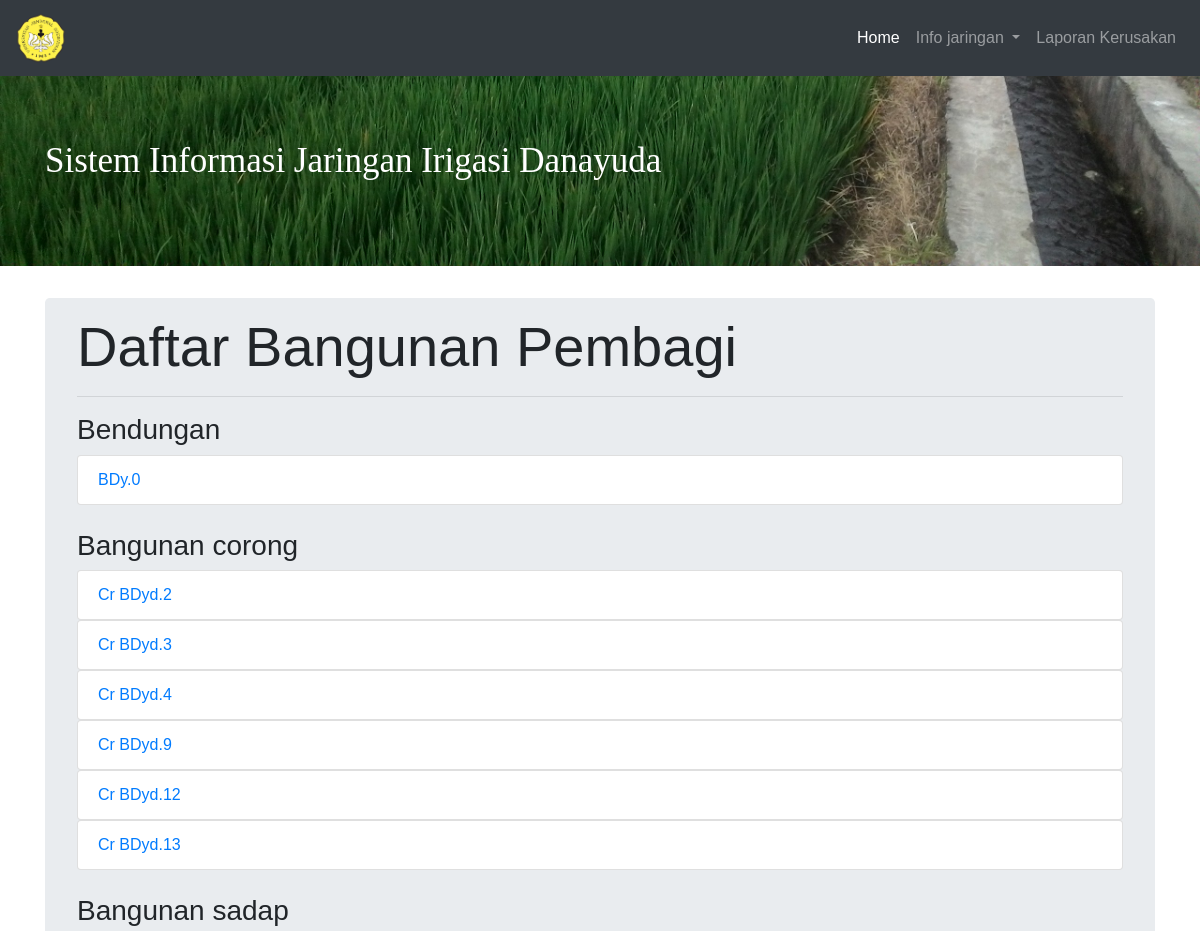
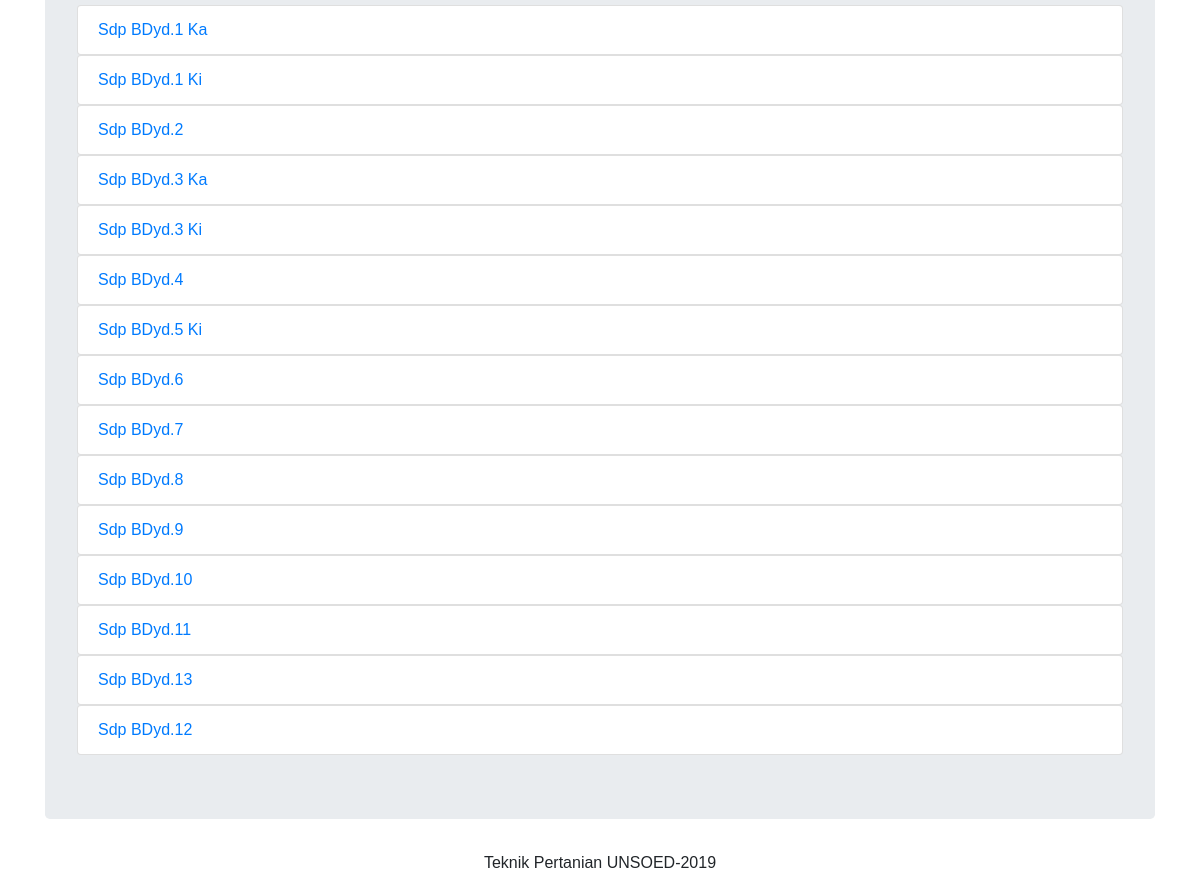
The app's page /jar_irigasi/listbangunan/ with its own data (2 pictures, top to bottom).
### jar_irigasi/models.py (models this page shows, shortened)
class Bangunan_bendung(models.Model):
    BANGUNANBENDUNG = 'Bangunan Bendung'
    Pilihan_Categori = ((BANGUNANBENDUNG, 'BANGUNAN BENDUNG'),)
    nama            = models.CharField(max_length=100)
    slug            = models.SlugField(blank=True, null=True)
    category        = models.CharField(max_length=100,blank=True, choices=Pilihan_Categori, default=BANGUNANBENDUNG)
    letak           = models.CharField(max_length=50)
    foto1           = models.ImageField(default='noPic.png', blank=True)
    foto2           = models.ImageField(default='noPic.png', blank=True)
    foto3           = models.ImageField(default='noPic.png', blank=True)
    latitude                   = models.FloatField(null=True)
    longitude                   = models.FloatField(null=True)

class Bangunan_corong (models.Model):
    BANGUNANCORONG = 'Bangunan Corong'
    Pilihan_Categori = ((BANGUNANCORONG, 'BANGUNAN CORONG'),)
    nama 			= models.CharField(max_length=100)
    category 		= models.CharField(max_length=100,blank=True, choices=Pilihan_Categori, default=BANGUNANCORONG)
    slug 			= models.SlugField(blank=True, null=True)
    debit 			= models.CharField(max_length=20)
    luas_terairi 	= models.CharField(max_length=20)
    letak 			= models.CharField(max_length=50)
    foto1           = models.ImageField(default='noPic.png', blank=True)
    foto2           = models.ImageField(default='noPic.png', blank=True)
    foto3           = models.ImageField(default='noPic.png', blank=True)
    latitude                   = models.FloatField(null=True)
    longitude                   = models.FloatField(null=True)

class Bangunan_sadap (models.Model):
    BANGUNANSADAP = 'Bangunan Sadap'
    Pilihan_Categori 		= ((BANGUNANSADAP, 'BANGUNAN SADAP'),)
    nama	 				= models.CharField(max_length=100)
    category 				= models.CharField(max_length=100,blank=True, choices=Pilihan_Categori, default=BANGUNANSADAP)
    slug 					= models.SlugField(blank=True, null=True)
    debit 					= models.CharField(max_length=20)
    luas_terairi 			= models.CharField(max_length=20)
    letak 					= models.CharField(max_length=50)
    foto1                   = models.ImageField(default='noPic.png', blank=True)
    foto2                   = models.ImageField(default='noPic.png', blank=True)
    foto3                   = models.ImageField(default='noPic.png', blank=True)
    latitude                   = models.FloatField(null=True)
    longitude                   = models.FloatField(null=True)

### jar_irigasi/views.py (the view)
def listBangunan(request):
	corongs	= Bangunan_corong.objects.all()
	sadaps 	= Bangunan_sadap.objects.all()
	bendungs = Bangunan_bendung.objects.all()
	corong_seri = serialize('json', corongs)
	sadap_seri = serialize('json', sadaps)
	bendung_seri = serialize('json', bendungs)
	context = {
		'Tittle':'Sistem Informasi Jaringan Irigasi Danayuda',
		'Heading':'Selamat Datang',
		'Subheading':'Menampilkan informasi bangunan irigasi',
		'Corongs': corongs,
		'Sadaps': sadaps,
		'sadap_json': json.dumps(sadap_seri),
		'corong_json': json.dumps(corong_seri),
		'bendung_json': json.dumps(bendung_seri),
		'Bendungs' : bendungs
	}
	return render(request,'jar_irigasi/list_bangunan.html', context)

### jar_irigasi/templates/jar_irigasi/list_bangunan.html (shortened to what this page needs)
{% extends "base1.html" %}
{% load static %}
{% block header %}
<h1 class="display-4">{{Tittle}}</h1>
{% endblock header %}
{% block content %}
<div style="padding-top: 15px" class="jumbotron">
<div style="margin-top: 100px height:800px">
	<h1 class="display-4">Daftar Bangunan Pembagi</h1>
	<hr>
      <h3>Bendungan</h3>
      {% for bendungs in Bendungs  %}
      <ul class="list-group">
      <li class="list-group-item"><a href="{% url 'jar_irigasi:detBendung' bendungs.slug %}">{{bendungs.nama}}</a></li>
      </ul>
      {% endfor %}
      <br>
    <h3>Bangunan corong</h3>
      {% for corongs in Corongs  %}
      <ul class="list-group">
      <li class="list-group-item"><a href="{% url 'jar_irigasi:detCorong' corongs.slug %}">{{corongs.nama}}</a></li>
      </ul>
      {% endfor %}
      <br>
    <h3>Bangunan sadap</h3>
      {% for sadaps in Sadaps  %}
        <ul class="list-group">
        <li class="list-group-item"><a href="{% url 'jar_irigasi:detSadap' sadaps.slug %}">{{sadaps.nama}}</a></li>
        </ul>
      {% endfor %}
</div>
</div>
{% endblock content %}

### templates/base1.html (shortened to what this page needs)
{%load static%}
<!DOCTYPE html>
<html>
<head>
	<link rel="stylesheet" type="text/css" href="{%static "vendor/bootstrap/bootstrap.css"%}">
  <link rel="stylesheet" href="https://cdn.rawgit.com/openlayers/openlayers.github.io/master/en/v5.3.0/css/ol.css" type="text/css">
</head>
<body>
<nav class="navbar navbar-expand-md navbar-dark bg-dark" >
  <a class="navbar-brand" href="/">
  	<img height="50px" src="{% static "/img/logo_unsoed.png" %}">
  </a>
    <div class="collapse navbar-collapse" id="navbarNav">
    <ul class="navbar-nav ml-auto">
      <li class="nav-item active">
        <a class="nav-link" href="/">Home<span class="sr-only">(current)</span></a>
      </li>
          <li class="nav-item dropdown">
      <a class="nav-link dropdown-toggle" href="#" id="navbardrop" data-toggle="dropdown">
        Info jaringan
      </a>
    </li>
      <li class="nav-item">
        <a class="nav-link" href="/jar_irigasi/laporan/">Laporan Kerusakan</a>
      </li>
    </ul>
  </div>
</nav>
<div id="jumbo" class="jumbotron jumbotron-fluid">
  <div class="container">
  	{% block header %}
  	{% endblock header %}
  </div>
</div>
<div  id="cont" class="container-fluid">
    <div class="container">
      	{% block content %}
      	{% endblock content %}
    </div>
<footer>
            <div class="row">
                <div class="col-lg-12">
                    <p align="center">Teknik Pertanian UNSOED-2019</p>
                </div>
            </div>
        </footer>
</div>
</body>
</html>

### templates/base1.html (style rules this page uses)
#jumbo { height: 190px; background-image: url(http://localhost:8000/static/img/bg2.png); background-size: cover; background-repeat: no-repeat; background-position: bottom; }
#jumbo h1 { font-size:35px; font-family: verdana; color: white; }
body { font-family: Arial, Helvetica, sans-serif; }
.row:after { content: ""; display: table; clear: both; }
.active, .demo:hover { opacity: 1; }

### records on screen
Bangunan_bendung: nama "BDy.0"
Bangunan_corong: nama "Cr BDyd.2"
Bangunan_corong: nama "Cr BDyd.3"
Bangunan_corong: nama "Cr BDyd.4"
Bangunan_corong: nama "Cr BDyd.9"
Bangunan_corong: nama "Cr BDyd.12"
Bangunan_corong: nama "Cr BDyd.13"
Bangunan_sadap: nama "Sdp BDyd.1 Ka"
Bangunan_sadap: nama "Sdp BDyd.1 Ki"
Bangunan_sadap: nama "Sdp BDyd.2"
Bangunan_sadap: nama "Sdp BDyd.3 Ka"
Bangunan_sadap: nama "Sdp BDyd.3 Ki"
Bangunan_sadap: nama "Sdp BDyd.4"
Bangunan_sadap: nama "Sdp BDyd.5 Ki"
Bangunan_sadap: nama "Sdp BDyd.6"
Bangunan_sadap: nama "Sdp BDyd.7"
Bangunan_sadap: nama "Sdp BDyd.8"
Bangunan_sadap: nama "Sdp BDyd.9"
Bangunan_sadap: nama "Sdp BDyd.10"
Bangunan_sadap: nama "Sdp BDyd.11"
Bangunan_sadap: nama "Sdp BDyd.13"
Bangunan_sadap: nama "Sdp BDyd.12"

### other values on screen
{{ Tittle }} "Sistem Informasi Jaringan Irigasi Danayuda"
